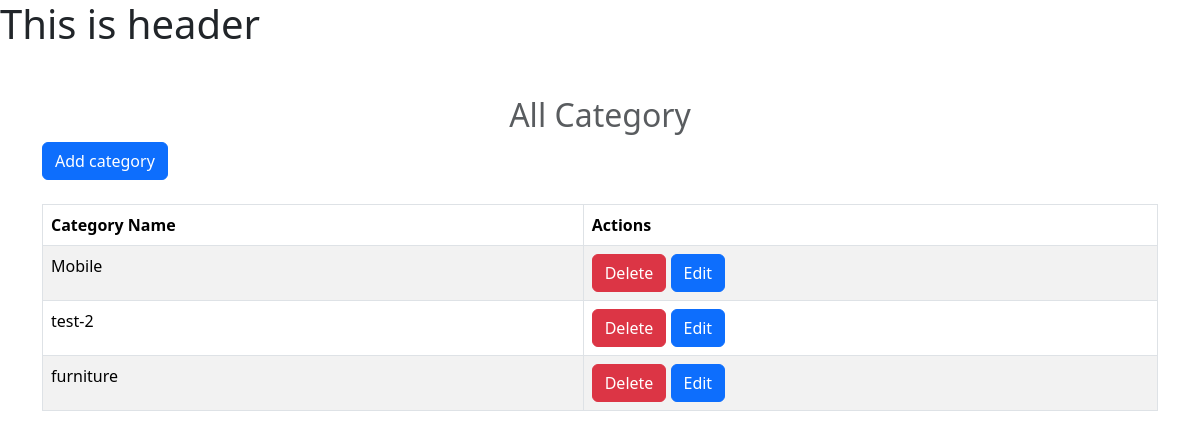
The app's page /product/category-list/ (signed in) with its own data.
### product/models.py (models this page shows, shortened)
class Category(models.Model):
    category_name = models.CharField(max_length=100)
    description = models.TextField(blank=True, null=True)
    created_at = models.DateTimeField(auto_now_add=True)
    updated_at = models.DateTimeField(auto_now=True)
    class Meta:
        verbose_name_plural = "Categories"

### accounts/auth.py (the view)
    def views_func(request, *args, **kwargs):
        if not request.user.is_staff:
            return redirect('homepage')
        else:
            return func(request, *args, **kwargs)

### accounts/auth.py (called while the page is built)
def admin_only(func):
    def views_func(request, *args, **kwargs):
        if not request.user.is_staff:
            return redirect('homepage')
        else:
            return func(request, *args, **kwargs)
    return views_func

### product/views.py (called while the page is built)
@login_required
@admin_only
def get_all_categories(request):
    categories = Category.objects.all()
    return render(request, "product/category_list.html",{
        "categories": categories,
        "is_empty": len(categories) <= 0
    })

### product/templates/product/category_list.html (shortened to what this page needs)
<!doctype html>
{% extends "base.html" %}
{% block main_content %}
    <div class="container mt-5">
      <h2 class="text-center text-muted">All Category</h2>
      <div class="mb-4">
        <a href="{% url 'add_category' %}" class="btn btn-primary">Add category</a>
      </div>
      {% if is_empty%}
        <div class="d-flex mt-4 justify-content-center">
          <div class="col-md-4 p-4 shadow rounded">
            <h1 class="text-danger">No Items Found</h1>
            <p>Please add category.</p>
          </div>
        </div>
      {% else %}
      <table class="table table-striped table-bordered">
        <thead>
          <tr>
            <th scope="col">Category Name</th>
            <th scope="col">Actions</th>
          </tr>
        </thead>
        <tbody>
          {% for item in categories %}
          <tr>
            <td>{{item.category_name}}</td>
            <td>
              <a href="{% url 'delete_category' item.id %}" class="btn btn-danger">Delete</a>
              <a href="{% url 'edit_category' item.id %}" class="btn btn-primary">Edit</a>
            </td>
          </tr>
          {% endfor %}
        </tbody>
      </table>
      {% endif %}
    </div>
{% endblock %}

### records on screen
Category: category_name "Mobile"
Category: category_name "test-2"
Category: category_name "furniture"
